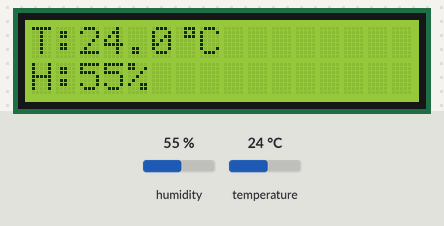
The sketch below on a simulated Arduino Uno, built with avr-gcc and run on an emulated ATmega328P. Shown: 16×2 character LCD. Inputs (shaded band) come from the test bench; at power-on: humidity 55 %, temperature 24 °C. What the sketch prints to the serial monitor is not drawn.

Above: at 3.2 s.
3.3 s: humidity set to 22 %
At 7.2 s:
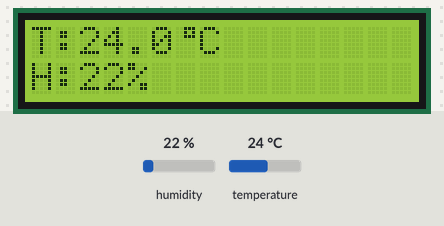
8.1 s: temperature set to 12 °C
At 11.4 s:
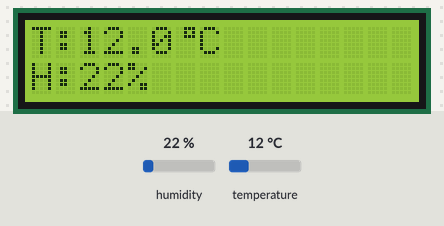
12.9 s: humidity set to 40 %
At 14.5 s:
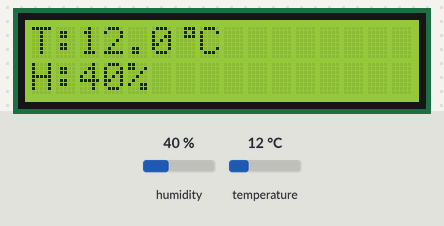
17.7 s: temperature set to 19 °C
At 18.7 s:
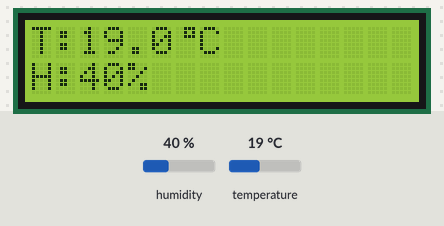
Timing chart, 0 to 20.7 s (numbered marks = the images above; inputs shaded):
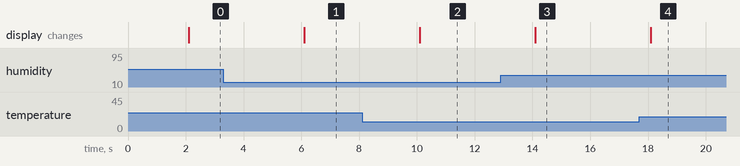

The sketch:

main.ino
```cpp
#include <DHT.h>
#include <LiquidCrystal.h>

#define DHTPIN 2
#define DHTTYPE DHT11

DHT dht(DHTPIN, DHTTYPE);
LiquidCrystal lcd(3, 4, 5, 6, 7, 8);

const int sampleInterval = 2000;
unsigned long lastSampleTime = 0;
const char *sensorName = "DHT11 Sensor";
const char *monitorName = "LCD1602A Monitor";

byte degreeSymbol[8] = {
    0b00111,
    0b00101,
    0b00111,
    0b00000,
    0b00000,
    0b00000,
    0b00000,
    0b00000};

void displayMessage(const char *line1, const char *line2)
{
  lcd.clear();
  lcd.setCursor(0, 0);
  lcd.print(line1);
  lcd.setCursor(0, 1);
  lcd.print(line2);
}

void setup()
{
  Serial.begin(9600);
  dht.begin();
  lcd.begin(16, 2);
  lcd.createChar(0, degreeSymbol);
  displayMessage(sensorName, monitorName);
  delay(2000);
  lcd.clear();
}

void loop()
{
  unsigned long currentMillis = millis();
  if (currentMillis - lastSampleTime >= sampleInterval)
  {
    lastSampleTime = currentMillis;

    float h = dht.readHumidity();
    float t = dht.readTemperature();

    if (isnan(h) || isnan(t))
    {
      Serial.println("Read Error");
      displayMessage("Read Error", "");
      return;
    }

    Serial.print("H: ");
    Serial.print(h);
    Serial.print(" %\t");
    Serial.print("T: ");
    Serial.print(t);
    Serial.println(" *C");

    lcd.clear();
    lcd.setCursor(0, 0);
    lcd.print("T:");
    lcd.print(t, 1);
    lcd.write(byte(0));
    lcd.print("C");

    lcd.setCursor(0, 1);
    lcd.print("H:");
    lcd.print(int(h));
    lcd.print("%");
  }
}
```

Measured:
- after the input at 3.3 s, the display: changes after 2.8 s (image 1)
- after the input at 8.1 s, the display: changes after 2.0 s (image 2)
- after the input at 12.9 s, the display: changes after 1.2 s (image 3)
- after the input at 17.7 s, the display: changes after 0.40 s (image 4)
